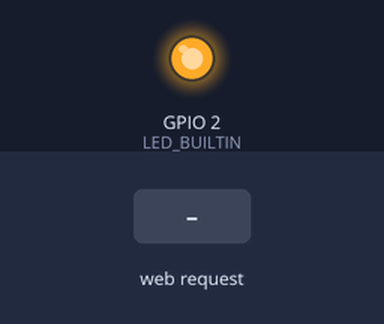
Recording of a sketch running on a simulated ESP8266 (NodeMCU). Parts: output pins drawn as LEDs (lit = HIGH, except the on-board LED, lit = LOW). Inputs (shaded band) come from the test bench. WiFi joins after 1.5 s; servers stay silent unless stated; what the sketch prints to the serial monitor is not drawn.

Above: at 2.2 s.
2.3 s: HTTP request GET /LEDOff received
At 2.7 s:
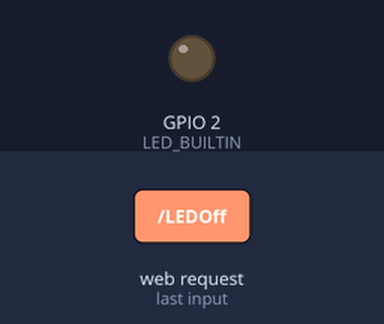
3.8 s: HTTP request GET /LEDOn received
At 5.0 s:
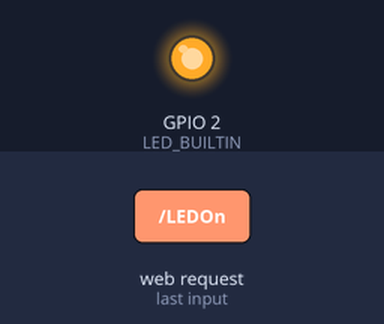
Timing chart, 0 to 6.8 s (numbered marks = the images above; inputs shaded):
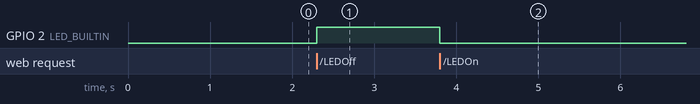

Measured:
- after the input at 2.3 s, GPIO 2 (LED_BUILTIN): LOW → HIGH at once
- after the input at 3.8 s, GPIO 2 (LED_BUILTIN): HIGH → LOW at once

The sketch:

nodePreSetIP.ino
```cpp
/*
 * NodeMCU/ESP8266 act as AP (Access Point) and simplest Web Server
 * to control GPIO (on-board LED)
 * Connect to AP "arduino-er", password = "password"
 * Open browser, visit 192.168.4.1
 */
#include <ESP8266WiFi.h>
#include <WiFiClient.h>
#include <ESP8266WebServer.h>

const char *ssid = "CLONES";
const char *password = "";
int stateLED = LOW;

ESP8266WebServer server(80);

void handleRoot() {
    response();
}

void handleLedOn() {
  stateLED = LOW;
  digitalWrite(LED_BUILTIN, stateLED);
  response();
}

void handleLedOff() {
  stateLED = HIGH;
  digitalWrite(LED_BUILTIN, stateLED);
  response();
}

const String HtmlHtml = "<html><head>"
    "<meta name=\"viewport\" content=\"width=device-width, initial-scale=1\" /></head>";
const String HtmlHtmlClose = "</html>";
const String HtmlTitle = "<h1>Arduino-er: ESP8266 AP WebServer exercise</h1><br/>\n";
const String HtmlLedStateLow = "<big>LED is now <b>ON</b></big><br/>\n";
const String HtmlLedStateHigh = "<big>LED is now <b>OFF</b></big><br/>\n";
const String HtmlButtons =
    "<a href=\"LEDOn\"><button style=\"display: block; width: 100%;\">ON</button></a><br/>"
    "<a href=\"LEDOff\"><button style=\"display: block; width: 100%;\">OFF</button></a><br/>";

void response(){
  String htmlRes = HtmlHtml + HtmlTitle;
  if(stateLED == LOW){
    htmlRes += HtmlLedStateLow;
  }else{
    htmlRes += HtmlLedStateHigh;
  }

  htmlRes += HtmlButtons;
  htmlRes += HtmlHtmlClose;

  server.send(200, "text/html", htmlRes);
}

void setup() {
    delay(1000);
    Serial.begin(115200);
    Serial.println();
 //  Serial1.begin(19200);
    WiFi.mode(WIFI_AP);  //need both to serve the webpage and take commands via tcp
    /*IPAddress ip(192,168,153,111);
    IPAddress gateway(192,168,153,1);
    IPAddress subnet(255,255,255,0);
    WiFi.config(ip, gateway, subnet);

    WiFi.begin(ssid);*/

  IPAddress ip(192,168,0,249);
  IPAddress gateway(192,168,0,1);
  IPAddress subnet(255,255,255,0);
  WiFi.config(ip, gateway, subnet);

    //WiFi.begin(ssid, password);
  WiFi.begin(ssid);


    IPAddress apip = WiFi.softAPIP();
    Serial.print("visit: \n");
    Serial.println(apip);
    server.on("/", handleRoot);
    server.on("/LEDOn", handleLedOn);
    server.on("/LEDOff", handleLedOff);
    server.begin();
    Serial.println("HTTP server beginned");
    pinMode(LED_BUILTIN, OUTPUT);
    digitalWrite(LED_BUILTIN, stateLED);
}

void loop() {
    server.handleClient();
}


/*
Serial.begin(115200);
  Serial1.begin(19200);
  WiFi.mode(WIFI_AP_STA);  //need both to serve the webpage and take commands via tcp
  IPAddress ip(1,2,3,4);
  IPAddress gateway(1,2,3,1);
  IPAddress subnet(255,255,255,0);
  WiFi.softAPConfig(ip, gateway, subnet);
  WiFi.softAP("ESPname1"); //Access point is open

  delay(1000);
  IPAddress myIP = WiFi.softAPIP();
  Serial.print("AP IP address: ");
  Serial.println(myIP); - See more at: http://www.esp8266.com/viewtopic.php?f=29&t=12124#sthash.e8ehrLE6.dpuf

*/
```
